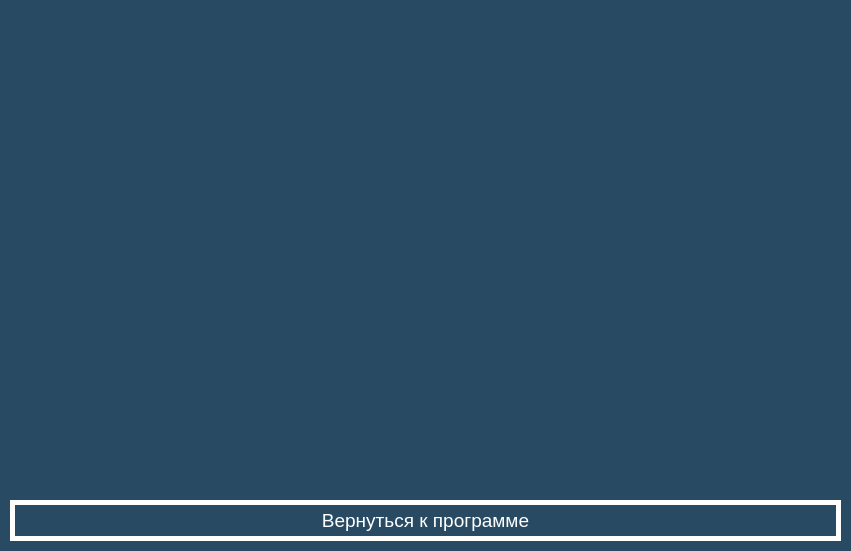
<?xml version="1.0" encoding="UTF-8"?>
<ui version="4.0">
 <class>Info</class>
 <widget class="QDialog" name="Info">
  <property name="geometry">
   <rect>
    <x>0</x>
    <y>0</y>
    <width>851</width>
    <height>551</height>
   </rect>
  </property>
  <property name="minimumSize">
   <size>
    <width>851</width>
    <height>551</height>
   </size>
  </property>
  <property name="maximumSize">
   <size>
    <width>851</width>
    <height>551</height>
   </size>
  </property>
  <property name="windowTitle">
   <string>Лицензия, разработчик</string>
  </property>
  <property name="styleSheet">
   <string notr="true">QDialog#Info {

	background-color: #284B63;
}</string>
  </property>
  <widget class="QPushButton" name="exitButton">
   <property name="geometry">
    <rect>
     <x>10</x>
     <y>500</y>
     <width>831</width>
     <height>41</height>
    </rect>
   </property>
   <property name="font">
    <font>
     <pointsize>14</pointsize>
    </font>
   </property>
   <property name="styleSheet">
    <string notr="true">QPushButton#exitButton {

	background-color: #284B63;
	color: #FFFFFF;
	border: 5px solid #FFFFFF;
}
QPushButton#exitButton:hover {

	background-color: #FFFFFF;
	color: #1A3344;
	border: 5px solid #1A3344;
}
QPushButton#exitButton:pressed {

	background-color: #FFC300;
	color: #1A3344;
	border: 5px solid #1A3344;
}
</string>
   </property>
   <property name="text">
    <string>Вернуться к программе</string>
   </property>
  </widget>
  <widget class="QTextEdit" name="textBlock">
   <property name="geometry">
    <rect>
     <x>10</x>
     <y>10</y>
     <width>831</width>
     <height>481</height>
    </rect>
   </property>
   <property name="font">
    <font>
     <pointsize>18</pointsize>
    </font>
   </property>
   <property name="styleSheet">
    <string notr="true">QTextEdit#textBlock {

	background-color: #284B63;
	color: #FFFFFF;
	border: 0px solid #FFFFFF;
}</string>
   </property>
  </widget>
 </widget>
 <resources/>
 <connections/>
</ui>
